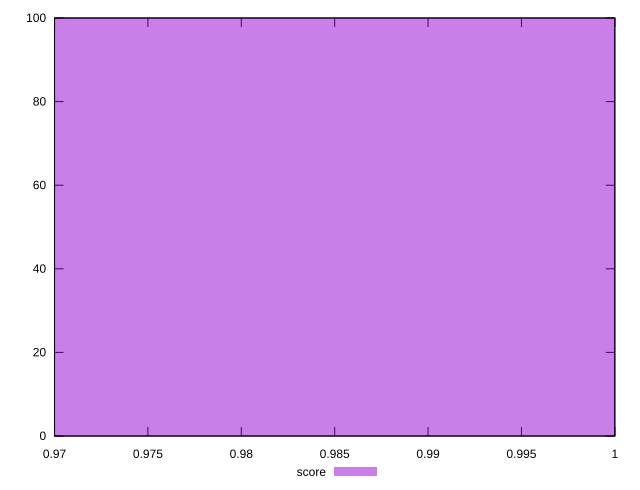

Source code (gnuplot):
reset

$score <<EOF
1 100
EOF

set key outside below
set boxwidth 0.1
set xrange [0.97:1]
set yrange [0:100]
set trange [0:100]
set style fill transparent solid 0.5 noborder
set terminal svg size 640, 490 enhanced background rgb 'white'
set output "report_00025_2021-02-22T21:38:55.199Z/mainthread-work-breakdown/samples/pages+cached+noadtech+nomedia+nocss/score/histogram.svg"

plot $score title "score" with boxes

reset
